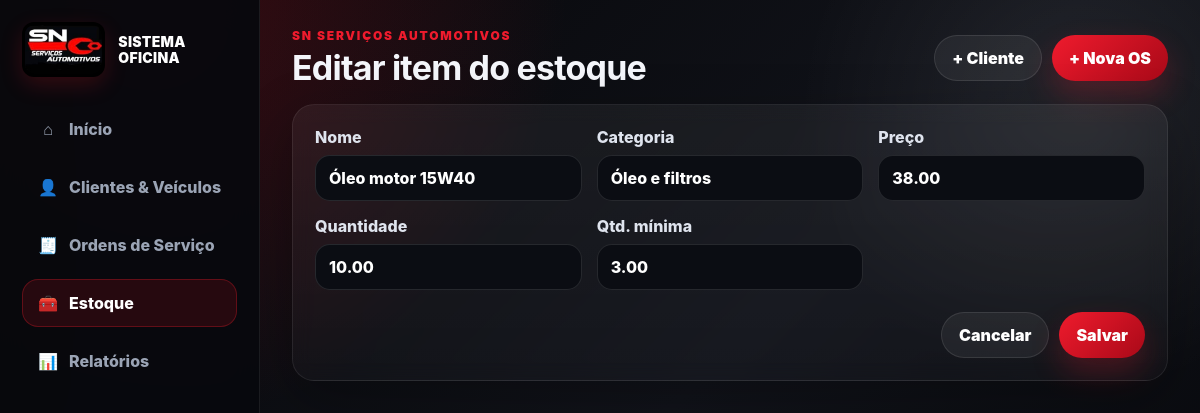
/estoque/2/editar, run on the app's committed database.
### tables this page shows
CREATE TABLE inventory (
            id INTEGER PRIMARY KEY AUTOINCREMENT,
            name TEXT NOT NULL,
            category TEXT,
            unit_price REAL DEFAULT 0,
            qty REAL DEFAULT 0,
            min_qty REAL DEFAULT 0,
            created_at TEXT NOT NULL
        );

### app.py (the view, shortened to what this page needs)
@app.route("/estoque/<int:item_id>/editar", methods=["GET", "POST"])
def inventory_edit(item_id: int):
    item = query_one("SELECT * FROM inventory WHERE id = ?", (item_id,))
    if not item:
        flash("Item não encontrado.", "error")
        return redirect(url_for("inventory"))
    return render_template("inventory_form.html", item=item)

### app.py (called while the page is built)
def get_db() -> sqlite3.Connection:
    if "db" not in g:
        conn = sqlite3.connect(DATABASE)
        conn.row_factory = sqlite3.Row
        g.db = conn
    return g.db

def query_one(sql: str, args: tuple[Any, ...] = ()) -> sqlite3.Row | None:
    return get_db().execute(sql, args).fetchone()

@app.context_processor
def inject_helpers() -> dict[str, Any]:
    return {
        "money": float_to_money,
        "br_date": br_date,
        "br_datetime": br_datetime,
        "today_iso": today_iso,
    }

@app.before_request
def ensure_db() -> None:
    init_db()

### templates/inventory_form.html (shortened to what this page needs)
{% extends 'base.html' %}
{% block heading %}Editar item do estoque{% endblock %}
{% block content %}
<form class="card form-card" method="post">
  <div class="form-grid">
    <label>Nome<input required name="name" value="{{ item.name }}"></label>
    <label>Categoria<input name="category" value="{{ item.category }}"></label>
    <label>Preço<input name="unit_price" inputmode="decimal" value="{{ '%.2f'|format(item.unit_price) }}"></label>
    <label>Quantidade<input name="qty" inputmode="decimal" value="{{ '%.2f'|format(item.qty) }}"></label>
    <label>Qtd. mínima<input name="min_qty" inputmode="decimal" value="{{ '%.2f'|format(item.min_qty) }}"></label>
  </div>
  <div class="row-actions end">
    <a class="btn btn-ghost" href="{{ url_for('inventory') }}">Cancelar</a>
    <button class="btn btn-primary" type="submit">Salvar</button>
  </div>
</form>
{% endblock %}

### static/css/style.css (style rules this page uses)
:root { --bg:#08090d; --panel:#11131a; --panel-2:#171a23; --glass:rgba(255,255,255,.055); --glass-2:rgba(255,255,255,.025); --text:#f4f6fb; --muted:#9ba4b5; --line:#272c38; --red:#ef1b2d; --red-2:#a90918; --white:#ffffff; --green:#25d366; --yellow:#ffcc4d; --shadow:0 18px 55px rgba(0,0,0,.28); --shadow-soft:0 12px 35px rgba(0,0,0,.22); --radius:22px; --safe-bottom:env(safe-area-inset-bottom,0px); --safe-top:env(safe-area-inset-top,0px); }
* { box-sizing:border-box;-webkit-tap-highlight-color:transparent }
html { width:100%;min-width:0;overflow-x:hidden;background:#050507 }
body { margin:0; width:100%; min-width:0; min-height:100vh; overflow-x:hidden; font-family:Inter,system-ui,-apple-system,BlinkMacSystemFont,"Segoe UI",sans-serif; color:var(--text); background: radial-gradient(circle at 12% 0%,rgba(239,27,45,.22),transparent 32%), radial-gradient(circle at 90% 14%,rgba(255,255,255,.08),transparent 22%), linear-gradient(135deg,#050507 0%,#11131a 54%,#06070a 100%); }
a { color:inherit;text-decoration:none }
button,input,textarea,select { font:inherit }
button { touch-action:manipulation }
.top-actions,.row-actions,.actions { display:flex;gap:10px;align-items:center }
.end { justify-content:flex-end;margin-top:22px }
.btn,.mini { border:0;cursor:pointer;border-radius:999px;font-weight:900;display:inline-flex;align-items:center;justify-content:center;white-space:nowrap;transition:.18s ease }
.btn { padding:12px 17px;min-height:46px }
.btn-primary { background:linear-gradient(135deg,var(--red),var(--red-2));color:#fff;box-shadow:0 14px 30px rgba(239,27,45,.24) }
.btn-ghost { background:rgba(255,255,255,.06);border:1px solid rgba(255,255,255,.1);color:#fff }
.card { background:linear-gradient(180deg,var(--glass),var(--glass-2));border:1px solid rgba(255,255,255,.08);border-radius:var(--radius);box-shadow:var(--shadow);padding:22px;margin-bottom:22px;backdrop-filter:blur(10px);min-width:0 }
.form-card { max-width:1120px }
.form-grid { display:grid;grid-template-columns:repeat(3,minmax(0,1fr));gap:15px }
label { display:grid;gap:8px;color:#dfe4ee;font-weight:800 }
input,textarea,select { width:100%;border-radius:15px;border:1px solid rgba(255,255,255,.11);background:#0b0d13;color:#fff;padding:12px 13px;outline:none;min-height:46px }

### data on the page
inventory: name "Óleo motor 15W40", category "Óleo e filtros", unit_price "38.00", qty "10.00", min_qty "3.00"
